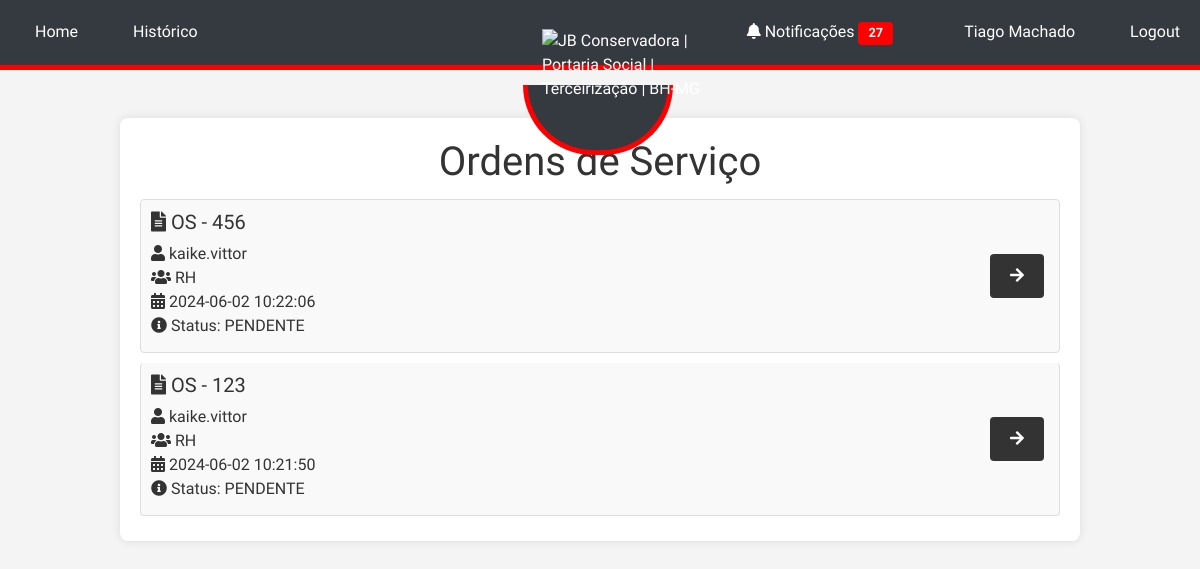
The app's page / (signed in), older data.
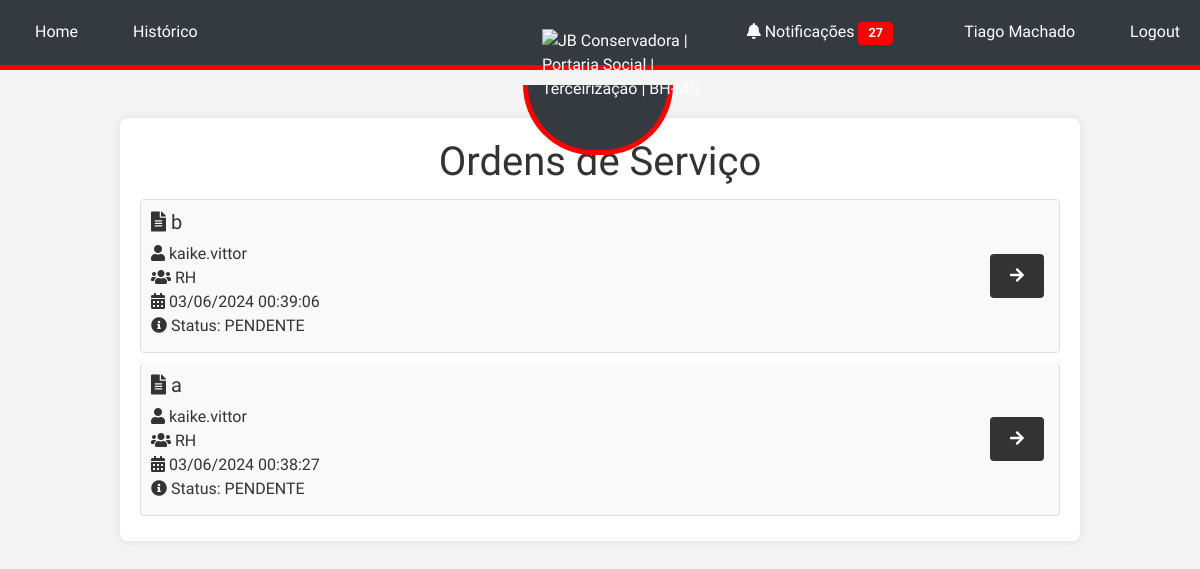
The same page, newer data.
### tables this page shows
CREATE TABLE users (
            id INTEGER PRIMARY KEY AUTOINCREMENT,
            username TEXT NOT NULL UNIQUE,
            password TEXT NOT NULL,
            email TEXT NOT NULL UNIQUE,
            phone TEXT NOT NULL,
            sector TEXT NOT NULL
        );

CREATE TABLE os (
            id INTEGER PRIMARY KEY AUTOINCREMENT,
            file_path TEXT NOT NULL,
            created_at TEXT NOT NULL,
            name TEXT,
            creator_id INTEGER, ultima_notificacao TEXT, status TEXT DEFAULT "PENDENTE",
            FOREIGN KEY(creator_id) REFERENCES users(id)
        );

### app.py (the view)
    @app.route('/')
    @login_required
    def index():
        conn = sqlite3.connect('site.db')
        conn.row_factory = sqlite3.Row  # Permite acessar os resultados como dicionário
        c = conn.cursor()
        c.execute('''
            SELECT os.id, os.file_path, os.created_at, os.name, os.creator_id, users.username,
               os.status,
               GROUP_CONCAT(DISTINCT sector.name) AS sectors
        FROM os
        JOIN users ON os.creator_id = users.id
        LEFT JOIN sector ON os.id = sector.os_id
        WHERE os.status = 'PENDENTE'
        GROUP BY os.id, os.file_path, os.created_at, os.name, os.creator_id, users.username, os.status
        ORDER BY os.created_at DESC
    ''')
        orders = c.fetchall()
        c.execute('SELECT COUNT(*) FROM notifications WHERE user_id = ? AND is_read = 0', (current_user.id,))
        unread_notifications_count = c.fetchone()[0]
        conn.close()
        return render_template('index.html', orders=orders, unread_notifications_count=unread_notifications_count)

### templates/index.html (shortened to what this page needs)
{% extends "base.html" %}
{% block content %}
  <h1>Ordens de Serviço</h1>
  <div class="list-group">
    {% for order in orders %}
      <div class="list-group-item">
        <div class="d-flex justify-content-between align-items-center">
          <div>
            <h5><i class="fas fa-file-alt"></i> {{ order['name'] }}</h5>
            <p class="mb-1">
              <i class="fas fa-user"></i> {{ order['username'] }}<br>
              <i class="fas fa-users"></i> {{ order['sectors'] }}<br>
              <i class="fas fa-calendar-alt"></i> {{ order['created_at'] }}<br>
              <i class="fas fa-info-circle"></i> Status: {{ order['status'] }}
            </p>
          </div>
          <a href="{{ url_for('view_os', os_id=order['id']) }}" class="btn btn-primary">
            <i class="fas fa-arrow-right"></i>
          </a>
        </div>
      </div>
    {% endfor %}
  </div>
{% endblock %}

### templates/base.html (shortened to what this page needs)
<!DOCTYPE html>
<html lang="en">
<head>
    <link rel="stylesheet" href="https://stackpath.bootstrapcdn.com/bootstrap/4.5.2/css/bootstrap.min.css">
    <link rel="stylesheet" href="{{ url_for('static', filename='style.css') }}">
    <link rel="stylesheet" href="https://cdnjs.cloudflare.com/ajax/libs/font-awesome/5.15.3/css/all.min.css">
</head>
<body>
    {% if request.endpoint != 'login' %}
    <div class="navbar">
        <div class="navbar-left">
            <a href="{{ url_for('index') }}" class="menu-item">Home</a>
            {% if current_user.is_authenticated %}
                <a href="{{ url_for('history') }}" class="menu-item">Histórico</a>
            {% else %}
                <a href="{{ url_for('login') }}" class="menu-item">Login</a>
            {% endif %}
        </div>
        <div class="logo-container">
            <img src="https://jbconservadora.com.br/wp-content/uploads/2020/09/logo-final-jb.png" alt="JB Conservadora | Portaria Social | Terceirização | BH-MG" class="logo">
        </div>
        <div class="navbar-right">
            {% if current_user.is_authenticated %}
                <a href="{{ url_for('notifications') }}" class="menu-item mr-3">
                    <i class="fas fa-bell"></i> Notificações
                    {% if g.unread_notifications_count > 0 %}
                        <span class="badge badge-danger">{{ g.unread_notifications_count }}</span>
                    {% endif %}
                </a>
                <a class="menu-item">{{ current_user.username }}</a>
                <a href="{{ url_for('logout') }}" class="menu-item">Logout</a>
            {% endif %}
        </div>
    </div>
    {% endif %}
    <div class="container mt-5">
        {% block content %}{% endblock %}
    </div>
</body>
</html>

### static/style.css (style rules this page uses)
body { font-family: 'Roboto', sans-serif; background-color: #f4f4f4; margin: 0; padding: 0; padding-top: 70px; display: flex; flex-direction: column; align-items: center; justify-content: flex-start; min-height: 100vh; color: #333; }
.container { width: 80%; max-width: 1200px; margin: 20px auto; padding: 20px; background: #fff; box-shadow: 0 0 10px rgba(0, 0, 0, 0.1); border-radius: 8px; }
.navbar { width: 100%; background-color: #333; padding: 10px; display: flex; justify-content: space-between; align-items: center; border-bottom: 5px solid red; position: fixed; top: 0; z-index: 1000; }
.navbar a { color: white; padding: 10px 20px; text-decoration: none; }
h1, h3 { color: #333; text-align: center; }
button, .btn { background-color: #333; color: white; border: none; padding: 10px 20px; margin: 5px; cursor: pointer; border-radius: 4px; text-transform: uppercase; }
.list-group { list-style: none; padding: 0; }
.list-group-item { padding: 10px; margin: 5px 0; background-color: #f9f9f9; border: 1px solid #ddd; border-radius: 4px; }
.badge { padding: 5px 10px; border-radius: 4px; font-size: 0.8em; }
.badge-danger { background-color: red; color: white; }

### templates/base.html (style rules this page uses)
.navbar { position: fixed; top: 0; width: 100%; background-color: #343a40; color: #ffffff; z-index: 1000; padding: 10px 0; }
.navbar .navbar-left, .navbar .navbar-right { display: flex; align-items: center; }
.navbar .navbar-left { flex: 1; justify-content: flex-start; }
.navbar .navbar-right { flex: 1; justify-content: flex-end; }
.navbar .menu-item { margin-left: 15px; color: #ffffff; text-decoration: none; }
.logo-container { position: absolute; top: 100%; left: 52%; transform: translate(-50%, -50%); width: 180px; height: auto; }
.logo-container::before { content: ''; position: absolute; width: 150px; height: 70px; border: 5px solid red; border-top: none; border-bottom-left-radius: 75px; border-bottom-right-radius: 75px; top: 56px; left: -6%; background-color: #343a40; z-index: -1; }
.logo { position: relative; left: 8px; width: 60%; }
.container { margin-top: 70px; }
body { font-family: 'Comfortaa', sans-serif; }

Row changes from the older to the newer data that the page shows:
removed os: name "OS - 456", username "kaike.vittor", sectors "RH", created_at "2024-06-02 10:22:06", status "PENDENTE"
removed os: name "OS - 123", username "kaike.vittor", sectors "RH", created_at "2024-06-02 10:21:50", status "PENDENTE"
added os: name "b", username "kaike.vittor", sectors "RH", created_at "03/06/2024 00:39:06", status "PENDENTE"
added os: name "a", username "kaike.vittor", sectors "RH", created_at "03/06/2024 00:38:27", status "PENDENTE"
